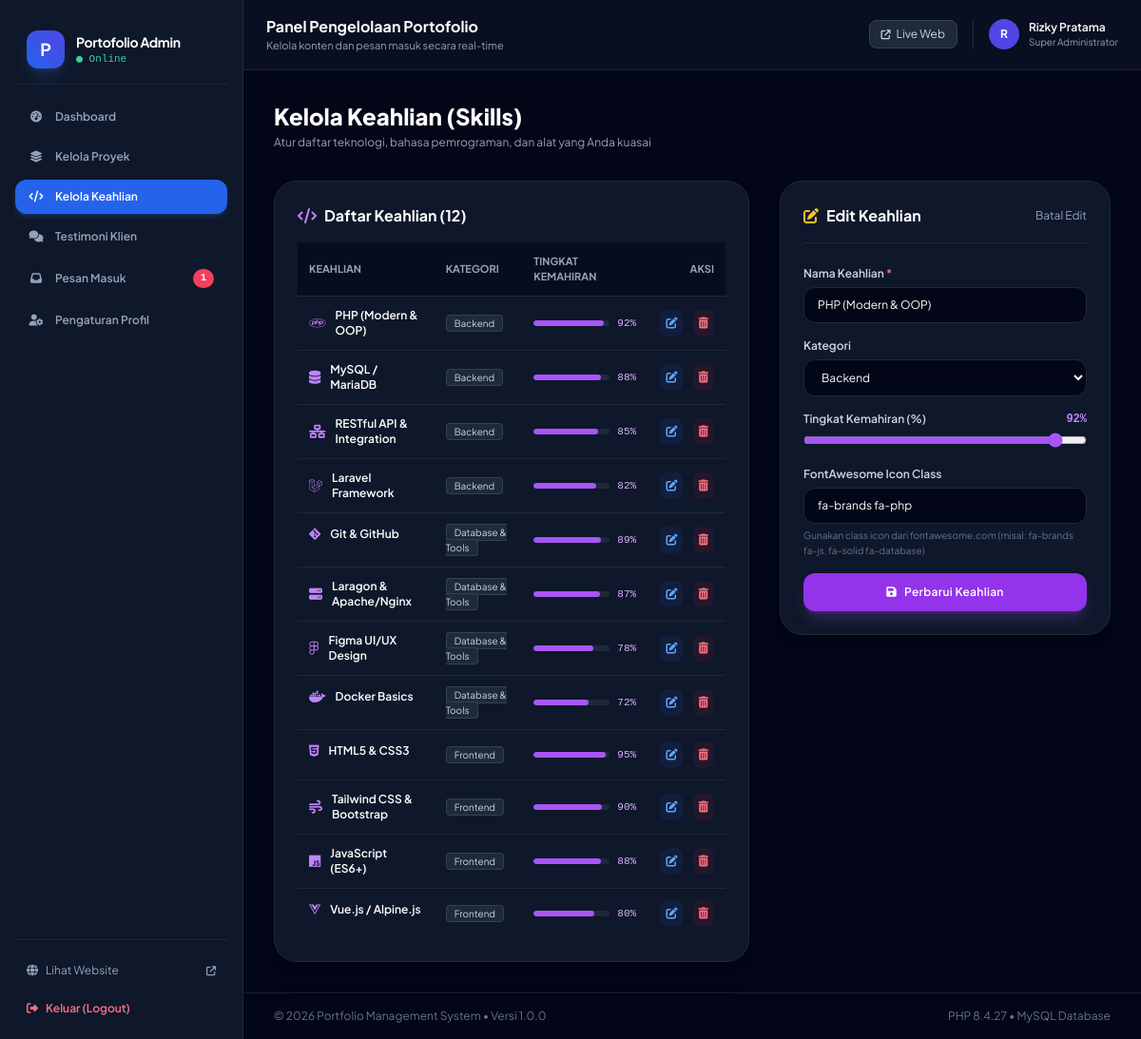
The app's page /admin/skills.php?edit=5 (signed in) with its own data.
### tables this page shows
CREATE TABLE IF NOT EXISTS `skills` (
    `id` INT AUTO_INCREMENT PRIMARY KEY,
    `name` VARCHAR(100) NOT NULL,
    `category` VARCHAR(50) NOT NULL,  
    `proficiency` INT NOT NULL DEFAULT 85,
    `icon_class` VARCHAR(100) DEFAULT 'fa-code',
    `created_at` TIMESTAMP DEFAULT CURRENT_TIMESTAMP
);

### includes/functions.php (called while the page is built, shortened)
<?php
function sanitize($str) {
    return htmlspecialchars(trim($str ?? ''), ENT_QUOTES, 'UTF-8');
}

### admin/skills.php (the view, shortened to what this page needs)
<?php
require_once __DIR__ . '/admin-header.php';
$edit_id = isset($_GET['edit']) ? (int)$_GET['edit'] : 0;
$skill_to_edit = null;
if ($edit_id > 0) {
    $stmt = $pdo->prepare("SELECT * FROM skills WHERE id = ?");
    $stmt->execute([$edit_id]);
    $skill_to_edit = $stmt->fetch();
}
$skills = $pdo->query("SELECT * FROM skills ORDER BY category ASC, proficiency DESC")->fetchAll();
?>
<div class="flex flex-col sm:flex-row sm:items-center justify-between gap-4 mb-8">
    <div>
        <h1 class="text-2xl font-extrabold text-white">Kelola Keahlian (Skills)</h1>
        <p class="text-xs text-slate-400 mt-1">Atur daftar teknologi, bahasa pemrograman, dan alat yang Anda kuasai</p>
    </div>
</div>
<div class="grid grid-cols-1 lg:grid-cols-12 gap-8">
    <div class="lg:col-span-7 bg-slate-900 border border-slate-800 rounded-3xl p-6 shadow-xl">
        <h2 class="text-base font-bold text-white mb-4 flex items-center gap-2">
            <i class="fa-solid fa-code text-purple-400"></i> Daftar Keahlian (<?= count($skills) ?>)
        </h2>
        <?php if (empty($skills)): ?>
            <div class="text-center py-12 text-slate-500 text-xs">
                Belum ada data keahlian. Gunakan form di sebelah kanan untuk menambahkan skill baru.
            </div>
        <?php else: ?>
            <div class="overflow-x-auto">
                <table class="w-full text-left text-xs text-slate-300">
                    <thead class="text-[11px] uppercase bg-slate-950/60 text-slate-400 border-b border-slate-800">
                        <tr>
                            <th class="py-3 px-3">Keahlian</th>
                            <th class="py-3 px-3">Kategori</th>
                            <th class="py-3 px-3">Tingkat Kemahiran</th>
                            <th class="py-3 px-3 text-right">Aksi</th>
                        </tr>
                    </thead>
                    <tbody class="divide-y divide-slate-800">
                        <?php foreach ($skills as $s): ?>
                        <tr class="hover:bg-slate-800/40 transition">
                            <td class="py-3 px-3 font-semibold text-white flex items-center gap-2.5">
                                <i class="<?= sanitize($s['icon_class'] ?: 'fa-solid fa-code') ?> text-purple-400 text-sm"></i>
                                <?= sanitize($s['name']) ?>
                            </td>
                            <td class="py-3 px-3">
                                <span class="px-2 py-0.5 rounded bg-slate-800 text-slate-300 border border-slate-700 text-[10px]">
                                    <?= sanitize($s['category']) ?>
                                </span>
                            </td>
                            <td class="py-3 px-3">
                                <div class="flex items-center gap-2">
                                    <div class="w-20 bg-slate-800 rounded-full h-1.5 overflow-hidden">
                                        <div class="bg-purple-500 h-1.5 rounded-full" style="width: <?= (int)$s['proficiency'] ?>%"></div>
                                    </div>
                                    <span class="font-mono text-[11px] text-purple-300"><?= (int)$s['proficiency'] ?>%</span>
                                </div>
                            </td>
                            <td class="py-3 px-3 text-right space-x-2 whitespace-nowrap">
                                <a href="skills.php?edit=<?= $s['id'] ?>" class="p-1.5 rounded-lg bg-blue-600/10 text-blue-400 hover:bg-blue-600 hover:text-white transition inline-block" title="Edit">
                                    <i class="fa-solid fa-pen-to-square"></i>
                                </a>
                                <form action="skills.php" method="POST" class="inline-block" onsubmit="return confirm('Hapus keahlian ini?');">
                                    <button type="submit" class="p-1.5 rounded-lg bg-rose-600/10 text-rose-400 hover:bg-rose-600 hover:text-white transition cursor-pointer" title="Hapus">
                                        <i class="fa-solid fa-trash-can"></i>
                                    </button>
                                </form>
                            </td>
                        </tr>
                        <?php endforeach; ?>
                    </tbody>
                </table>
            </div>
        <?php endif; ?>
    </div>
    <div class="lg:col-span-5 bg-slate-900 border border-slate-800 rounded-3xl p-6 shadow-xl h-fit">
        <div class="flex items-center justify-between mb-6 pb-4 border-b border-slate-800">
            <h2 class="text-base font-bold text-white flex items-center gap-2">
                <i class="fa-solid <?= $skill_to_edit ? 'fa-pen-to-square text-amber-400' : 'fa-plus text-purple-400' ?>"></i>
                <?= $skill_to_edit ? 'Edit Keahlian' : 'Tambah Keahlian Baru' ?>
            </h2>
            <?php if ($skill_to_edit): ?>
                <a href="skills.php" class="text-xs text-slate-400 hover:text-white">Batal Edit</a>
            <?php endif; ?>
        </div>
        <form action="skills.php" method="POST" class="space-y-4 text-xs">
            <div>
                <label for="name" class="block font-semibold text-slate-300 mb-1.5">Nama Keahlian <span class="text-rose-400">*</span></label>
                <input type="text" id="name" name="name" required value="<?= $skill_to_edit ? sanitize($skill_to_edit['name']) : '' ?>" placeholder="Contoh: PHP (OOP &amp; PDO)" class="w-full px-3.5 py-2.5 bg-slate-950 border border-slate-800 rounded-xl text-white placeholder-slate-500 focus:outline-none focus:ring-2 focus:ring-purple-500">
            </div>
            <div>
                <label for="category" class="block font-semibold text-slate-300 mb-1.5">Kategori</label>
                <select id="category" name="category" class="w-full px-3.5 py-2.5 bg-slate-950 border border-slate-800 rounded-xl text-white focus:outline-none focus:ring-2 focus:ring-purple-500">
                    <?php
                    $cats = ['Frontend', 'Backend', 'Database & Tools'];
                    $current_cat = $skill_to_edit ? $skill_to_edit['category'] : 'Frontend';
                    foreach ($cats as $c):
                    ?>
                        <option value="<?= $c ?>" <?= $current_cat === $c ? 'selected' : '' ?>><?= $c ?></option>
                    <?php endforeach; ?>
                </select>
            </div>
            <div>
                <div class="flex justify-between items-center mb-1.5">
                    <label for="proficiency" class="font-semibold text-slate-300">Tingkat Kemahiran (%)</label>
                    <span id="profVal" class="text-purple-400 font-mono font-bold"><?= $skill_to_edit ? (int)$skill_to_edit['proficiency'] : 85 ?>%</span>
                </div>
                <input type="range" id="proficiency" name="proficiency" min="10" max="100" value="<?= $skill_to_edit ? (int)$skill_to_edit['proficiency'] : 85 ?>" oninput="document.getElementById('profVal').innerText = this.value + '%'" class="w-full accent-purple-500 bg-slate-950 cursor-pointer">
            </div>
            <div>
                <label for="icon_class" class="block font-semibold text-slate-300 mb-1.5">FontAwesome Icon Class</label>
                <input type="text" id="icon_class" name="icon_class" value="<?= $skill_to_edit ? sanitize($skill_to_edit['icon_class']) : 'fa-brands fa-php' ?>" placeholder="fa-brands fa-php" class="w-full px-3.5 py-2.5 bg-slate-950 border border-slate-800 rounded-xl text-white placeholder-slate-500 focus:outline-none focus:ring-2 focus:ring-purple-500">
                <p class="text-[10px] text-slate-500 mt-1">Gunakan class icon dari fontawesome.com (misal: fa-brands fa-js, fa-solid fa-database)</p>
            </div>
            <button type="submit" class="w-full py-3 px-4 rounded-xl bg-purple-600 hover:bg-purple-500 text-white font-semibold tracking-wide transition shadow-lg shadow-purple-500/25 flex items-center justify-center gap-2 cursor-pointer mt-4">
                <i class="fa-solid <?= $skill_to_edit ? 'fa-floppy-disk' : 'fa-plus' ?>"></i>
                <?= $skill_to_edit ? 'Perbarui Keahlian' : 'Simpan Keahlian Baru' ?>
            </button>
        </form>
    </div>
</div>
<?php require_once __DIR__ . '/admin-footer.php'; ?>

### records on screen
skills: name "PHP (Modern & OOP)", category "Backend", proficiency "92", icon_class "fa-brands fa-php"
skills: name "MySQL / MariaDB", category "Backend", proficiency "88"
skills: name "RESTful API & Integration", category "Backend", proficiency "85"
skills: name "Laravel Framework", category "Backend", proficiency "82"
skills: name "Git & GitHub", category "Database & Tools", proficiency "89"
skills: name "Laragon & Apache/Nginx", category "Database & Tools", proficiency "87"
skills: name "Figma UI/UX Design", category "Database & Tools", proficiency "78"
skills: name "Docker Basics", category "Database & Tools", proficiency "72"
skills: name "HTML5 & CSS3", category "Frontend", proficiency "95"
skills: name "Tailwind CSS & Bootstrap", category "Frontend", proficiency "90"
skills: name "JavaScript (ES6+)", category "Frontend", proficiency "88"
skills: name "Vue.js / Alpine.js", category "Frontend", proficiency "80"

### other values on screen
$unread_count "1"
substr($admin_name, 0, 1) "R"
$admin_name "Rizky Pratama"
count($skills) "12"
PHP_VERSION "8.4.27"
